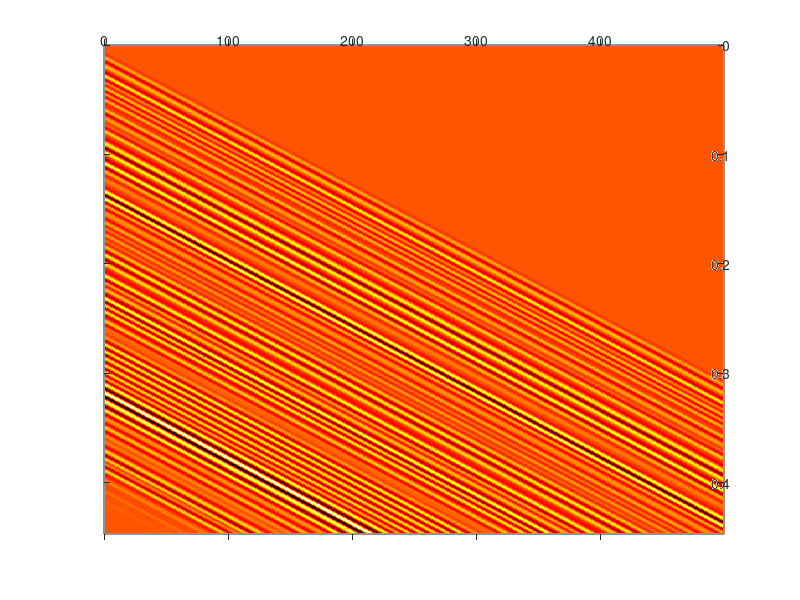

The MATLAB script that drew this image: (Note: this script raises an error after producing the figure.)
clear; close all; clc;

load('pulse.mat');

%>> whos
%>> Name       Size               Bytes  Class 
%>> fs           1x1                 8  double              
%>> pulse      351x1              2808  double    

vessel_angle = deg2rad(45); % angle between beam and vessel [rad]
vessel_diameter = 10e-3;    % diameter of vessel [m]
start_depth = 20e-3;        % vessel start depth [m]
dx = 2e-4;                  % axial resolution [m]
lines = 64;                 % number of RF lines 

f_prf = 5e3;                %Hz
vz = 0.15;                  %m/s
T_prf = 1 / f_prf;          %s
c = 1500;                   %m/s
f0 = 3.2e6;                 % Hz                  
err_std = 0.5;

ts = (2*vz*cos(vessel_angle) / c) * T_prf;
n_ts = round(ts * fs);
n_signals = 500;

vessel_length = vessel_diameter / sin(vessel_angle); %m
delta_depth = dx / tan(pi - vessel_angle);
delta_depth = floor(((2*delta_depth) / 1500)*fs);

depth2time = (2*vessel_length) / 1500; % s
N_scatter = floor(depth2time * fs);

depth = floor(( 2 * start_depth / 1500 ) * fs);
total_depth = depth + N_scatter + floor(depth / 2);

scatter = randn(N_scatter,1);
%scatter(1) = 50; 
%scatter(end) = 50;
phantom = vertcat(zeros(depth, 1), scatter, ...
            zeros(total_depth - depth - N_scatter, 1));
received_signal = conv(pulse, scatter);
N_received = length(received_signal);
received_signal = received_signal;% + err_std * randn(size(received_signal));

single_line = zeros(n_signals,N_received);
single_line(1, :) = received_signal;
cnt = 1;
for i=(2:n_signals)
    
    index = cnt * n_ts;
    
    signal = received_signal(1:end-index)';
    
    pad = N_received - length(signal);
    
    single_line(i, :) = [zeros(1, pad), signal];
    
    cnt = cnt + 1;
end

x = (0:length(single_line)-1) ./ f_prf;
y = (0:size(single_line,1)-1);
[X,Y] = meshgrid(x,y);
figure;
imagesc(x, y, single_line);
set(gca,'view',[-90, -90]);
colormap(hot);

%%

factor = - (c * f_prf) / (4 * pi * f0);

complex_sig = hilbert(single_line);
[r, lags] = xcorr(complex_sig(50,:));
idx = find(lags==1);

v_ = factor * atan(imag(r(idx)) / real(r(idx)));

%%
received_matrix = [];
scatter(1) = 50; 
scatter(end) = 50;
for j=(1:lines)
    phantom = vertcat(zeros(depth, 1), scatter, ...
        zeros(total_depth - depth - N_scatter, 1));
    received_signal = conv(pulse, phantom);
    received_signal = received_signal + err_std * randn(size(received_signal));
    received_matrix = [received_matrix, received_signal];

    depth = depth + delta_depth;
end

received_matrix_h = abs(hilbert(received_matrix));
received_matrix_drc = drc(unit_normalize(received_matrix_h), 60);

[rf_samples, n_lines] = size(received_matrix_drc);

width_x = (0:n_lines) .* dx;
width_x = (0:dx:n_lines);
width_x = width_x - width_x(end)/2;

t = (0:rf_samples-1) ./ fs;
depth = (t .* 1500) ./ 2;
figure;
imagesc(width_x, depth*1e2, int32(received_matrix_drc * 127));
colormap(gray(128));
ylabel('Depth [cm]');
xlabel('Axial displacement [m]')
%set(gca, 'view', [0, -90]);

%%



%%

f_prf = 5e3; %Hz
vz = 0.15; %m/s
T_prf = 1 / f_prf; %s
c = 1500; %m/s

ts = (2*vz*cos(vessel_angle) / c) * T_prf;
n_ts = round(ts * fs);

n_signals = 100;

received_over_time = zeros(n_signals,rf_samples);

received_over_time(1, :) = received_signal;
cnt = 1;

for i=2:n_signals
    index = cnt * n_ts;
    
    signal = received_signal(1:end-index)';
    
    pad = rf_samples - length(signal);
    
    received_over_time(i, :) = [zeros(1, pad), signal];
    
    cnt = cnt + 1;
end

%%

function v = acorr_estimate(rf_0, rf_1, c, f_prf, f0)
    rf_0_c = hilbert(rf_0);
    rf_1_c = hilbert(rf_1);
    
    

end

function y = unit_normalize(x)
    y = (x - min(min(x))) ./ (max(max(x)) - min(min(x)));
end

function y = drc(x, dynamic_range)
%DRC Apply dynamic range compression to a signal
%   The input should be unit-normalized

    x_max = 10^(-0/20);
    x_min = 10^(-dynamic_range/20);

    x(x < x_min) = x_min;
    x(x > x_max) = x_max;

    C1 = 1.0 / log10( x_max / x_min);
    C3 = 1.0 / x_min;

    y = C1 .* log10(C3 .* x);
end

